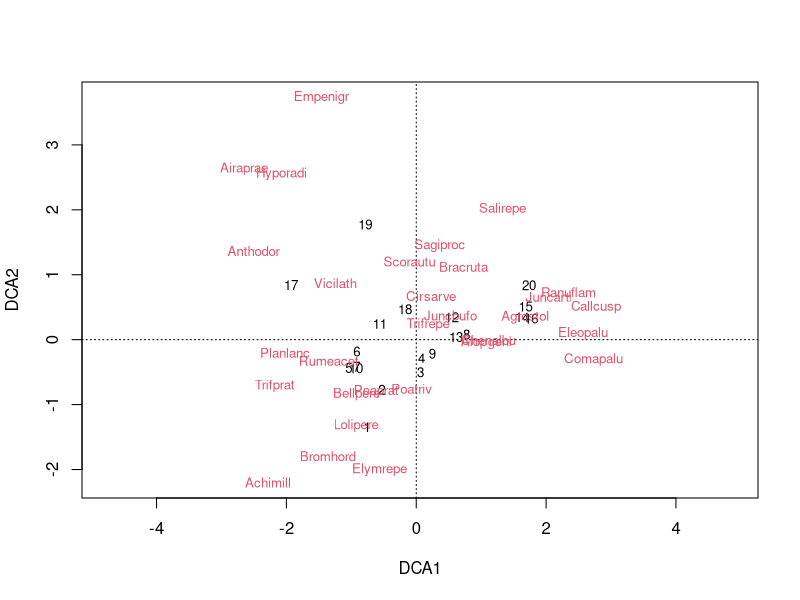
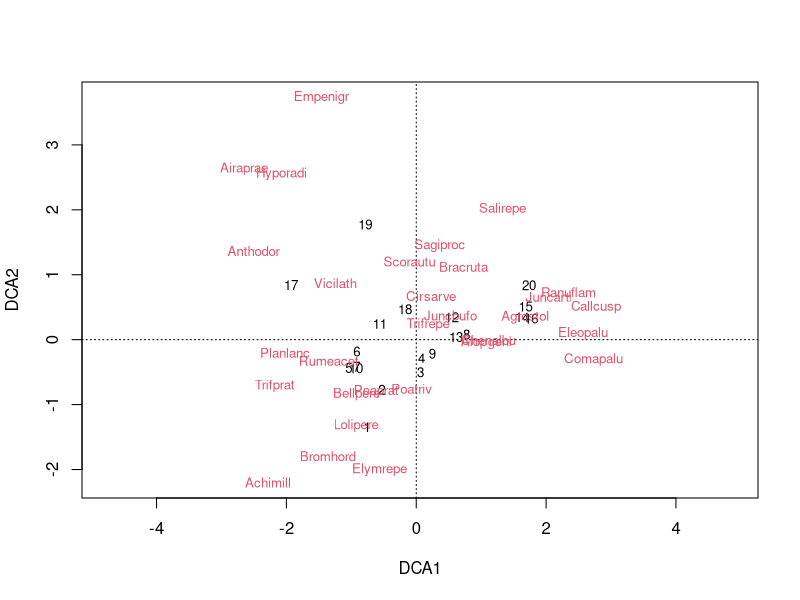

Recreate these plots in R, in order.

library(vegan)

data(dune)
dune

# in order to see just the first 6 rows of the data
head(dune)

# in order to see just the last 6 rows of the data
tail(dune)

# decorana means "detrended correspondence analysis"; it's a type of analysis
ord <- decorana(dune)
ord

# in order to build a propoer graph, given by the lenghts of the four axes
ldc1 <- 3.7004
ldc2 <- 3.1166
ldc3 <- 1.30055
ldc4 <- 1.47888
# you could also use "=" instead of "<-"

# for the total length
total = ldc1 + ldc2 + ldc3 + ldc4

# and to calculate the percentage of each axis
pldc1 = ldc1 * 100 / total
pldc2 = ldc2 * 100 / total
pldc3 = ldc3 * 100 / total
pldc4 = ldc4 * 100 / total

# for the percentage of two axes
pldc1 + pldc2

# to create a plot based exactly on those two axes
plot(ord)

# Call:
# decorana(veg = dune) 

# Detrended correspondence analysis with 26 segments.
# Rescaling of axes with 4 iterations.

#                   DCA1   DCA2
# Eigenvalues     0.5117 0.3036
# Decorana values 0.5360 0.2869
# Axis lengths    3.7004 3.1166
#                    DCA3    DCA4
# Eigenvalues     0.12125 0.14267
# Decorana values 0.08136 0.04814
# Axis lengths    1.30055 1.47888

plot(ord)
